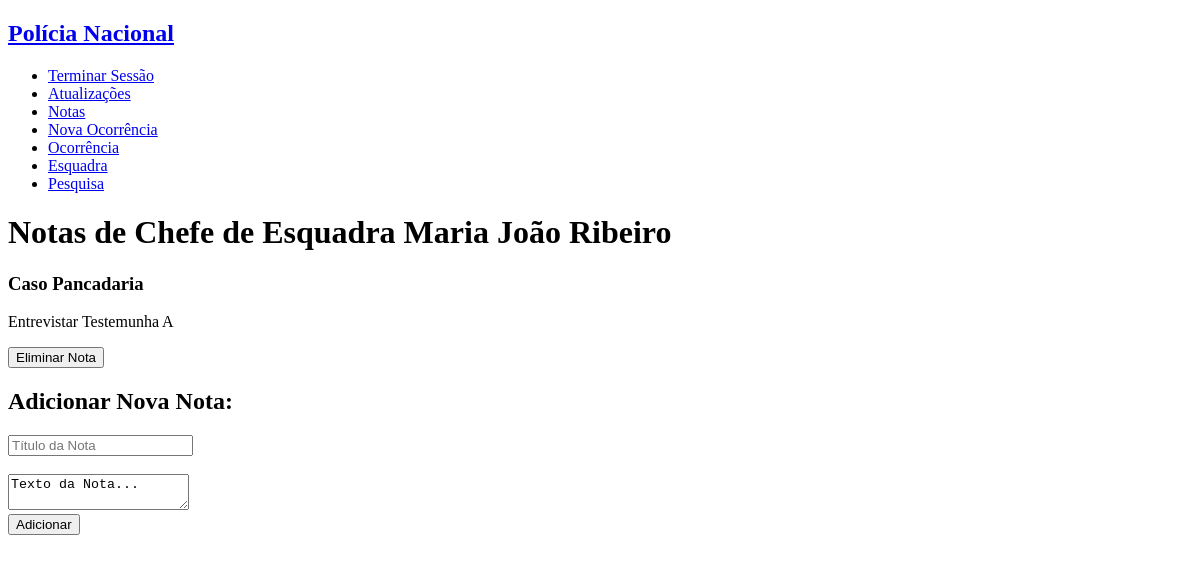
Before: /notes.php (signed in) with the older database file.
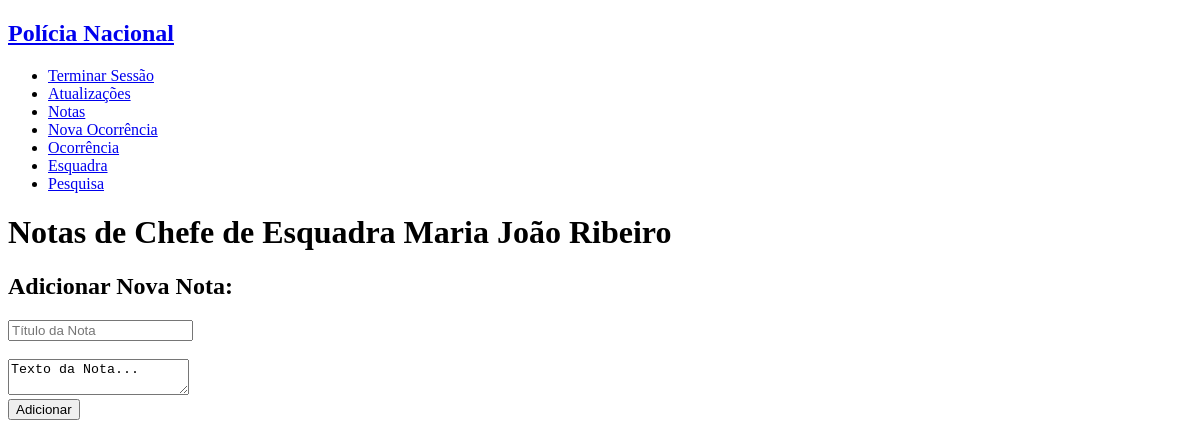
After: the same page with the newer database file.
### tables this page shows
CREATE TABLE notes (
    id INTEGER PRIMARY KEY,
    personnel_username VARCHAR REFERENCES personnel NOT NULL,
    title VARCHAR NOT NULL,
    text VARCHAR  
);

### database/connection.php (called while the page is built, shortened)
<?php $db = new PDO('sqlite:database/database.db');
function getUserByUsername($username) {
  global $db;
  $query = $db->prepare('SELECT * FROM personnel WHERE username = ?');
  $query->execute(array($username));
  return $query->fetch();
}
function GetNotesByUsername($username){
  global $db;
  $query = $db->prepare('SELECT * FROM notes WHERE personnel_username = ? ');
  $query->execute(array($username));
  return $query->fetchAll();
}

### notes.php (the view, shortened to what this page needs)
<?php
include_once('database/connection.php');
$username = $_SESSION['username'];
$notes = getNotesByUsername($username);
?>
<!DOCTYPE html>
<html>
<?php include_once('common/header_aside.php'); ?>
<body>
    <div id="Notes">
    <h1> Notas de <?php echo $user['position'] . ' '. $user['fullname'] ?> </h1>
    <section class="view_notes">
            <?php foreach ($notes as $note) { ?>
                <h3 class="title"> <?=$note['title']?> </h3>
                <p class="text"> <?=$note['text']?> </p>
                <button type="button" class="delete" onclick="location.href='delete_note.php?id_note=<?=$note['id']?>';">Eliminar Nota</button>
            <?php } ?>
        </section>
        <section class = "add_notes">
            <h2> Adicionar Nova Nota: </h2>
                <form action="action_notes.php" method="post">
                    <div><input type="text" placeholder="Título da Nota" name="title"></div> <br>
                    <div><textarea name="nota" >Texto da Nota... </textarea></div>
                    <div><input type="submit" value="Adicionar"></div>
                </form>
        </section>
    </div>
</body>
</html>

Changed rows visible on the page:
removed notes: title "Caso Pancadaria", text "Entrevistar Testemunha A"
